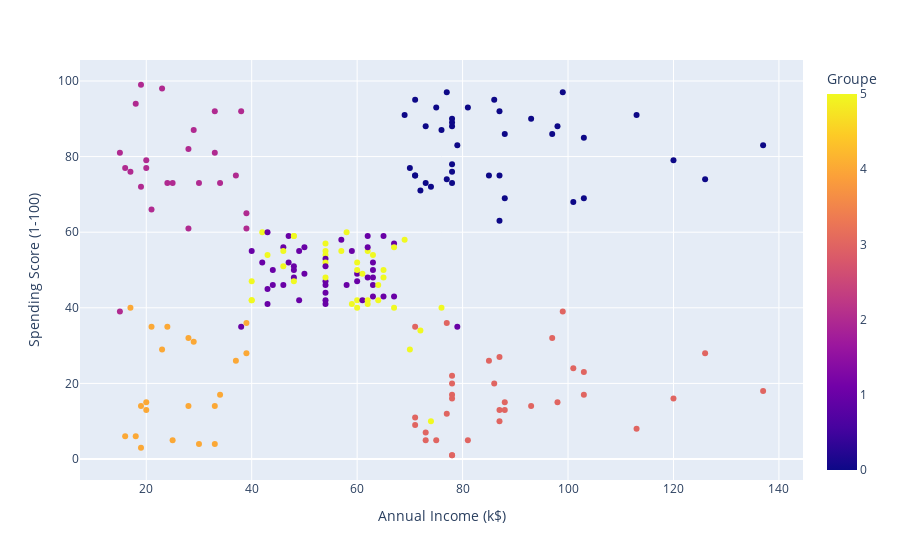

Notebook code cell kept with this figure:
### Markdown cell above
7. Let's create a graph that will allow us to visualize each of the clusters. We will first take the ```Spending Score``` as the ordinate and the ```Annual Income``` as the abscissa.

### Code cell
fig = px.scatter(dataset, x = 'Annual Income (k$)', y = "Spending Score (1-100)", color = "Groupe")
fig.show()

### Figure 1 — Plotly figure (JSON) as saved in the notebook; plotly's stock layout.template omitted (floating-point values rounded to 4 significant figures; data arrays with more than 128 entries replaced by an {"elided": "..."} marker saying what was removed)
{"data": [{"hovertemplate": "Annual Income (k$)=%{x}<br>Spending Score (1-100)=%{y}<br>Groupe=%{marker.color}<extra></extra>", "legendgroup": "", "marker": {"color": {"elided": "200 int values"}, "coloraxis": "coloraxis", "symbol": "circle"}, "mode": "markers", "name": "", "orientation": "v", "showlegend": false, "type": "scatter", "x": {"elided": "200 int values"}, "xaxis": "x", "y": {"elided": "200 int values"}, "yaxis": "y"}], "layout": {"coloraxis": {"colorbar": {"title": {"text": "Groupe"}}, "colorscale": [[0, "#0d0887"], [0.1111, "#46039f"], [0.2222, "#7201a8"], [0.3333, "#9c179e"], [0.4444, "#bd3786"], [0.5556, "#d8576b"], [0.6667, "#ed7953"], [0.7778, "#fb9f3a"], [0.8889, "#fdca26"], [1, "#f0f921"]]}, "legend": {"tracegroupgap": 0}, "margin": {"t": 60}, "xaxis": {"anchor": "y", "domain": [0, 1], "title": {"text": "Annual Income (k$)"}}, "yaxis": {"anchor": "x", "domain": [0, 1], "title": {"text": "Spending Score (1-100)"}}}}
